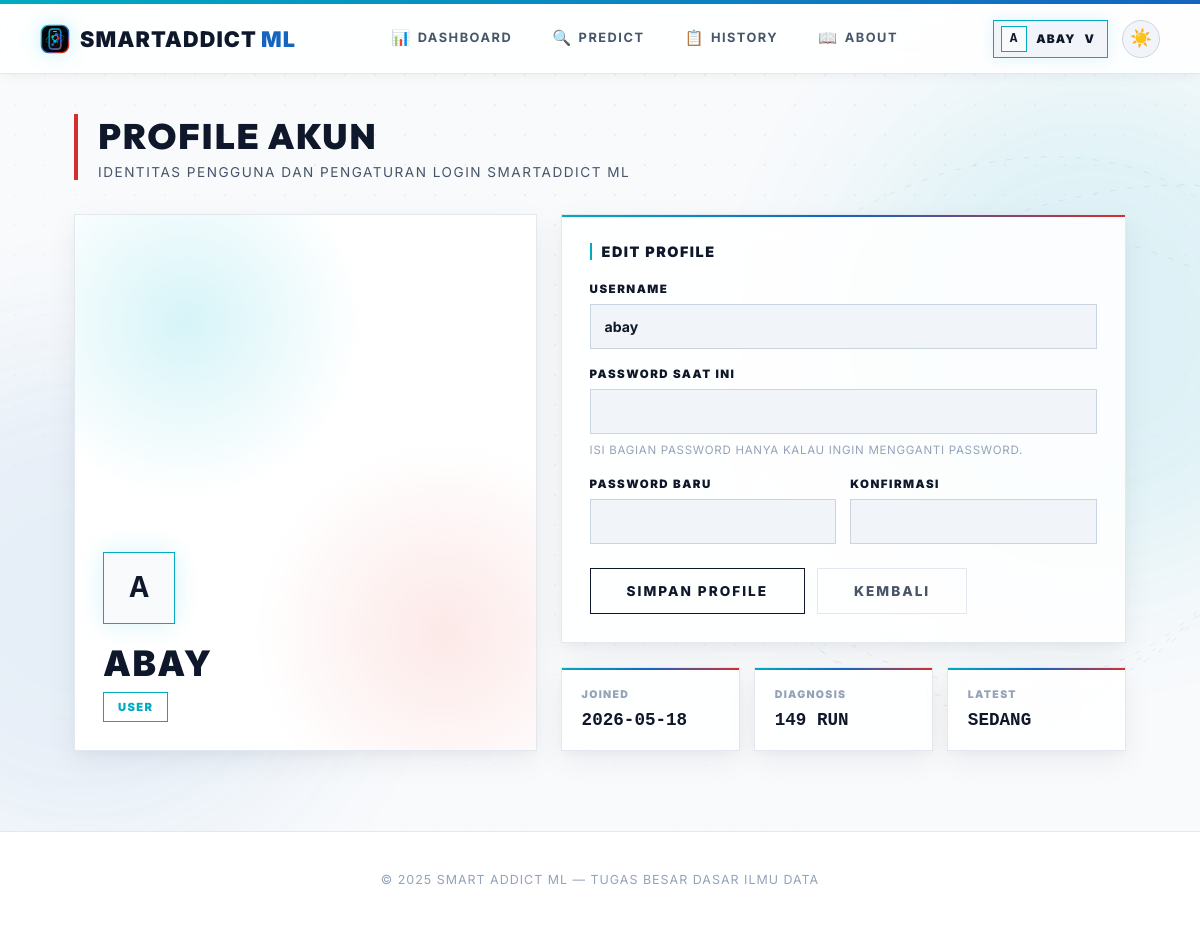
Before: /profile (signed in) with the older database file.
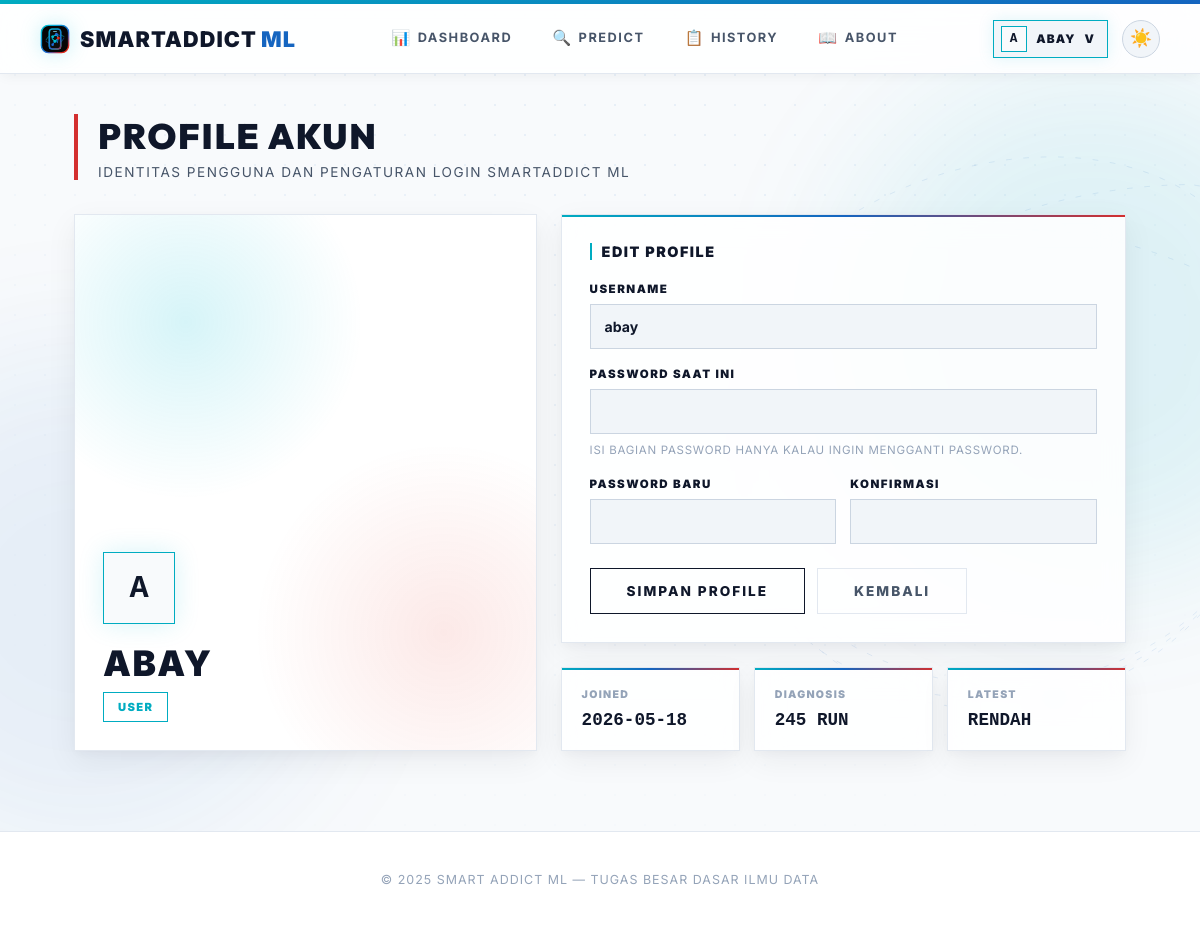
After: the same page with the newer database file.
### smartaddict/models/prediction.py (models this page shows, shortened)
class Prediction(db.Model):
    id = db.Column(db.Integer, primary_key=True)
    user_id = db.Column(db.Integer, db.ForeignKey("user.id"), nullable=False)
    model_name = db.Column(db.String(50), nullable=False)
    input_values = db.Column(db.Text, nullable=False)
    result = db.Column(db.String(20), nullable=False)
    prediction_raw = db.Column(db.Integer, nullable=False)
    timestamp = db.Column(db.DateTime, default=datetime.utcnow)

### smartaddict/routes/user_routes.py (the view, shortened to what this page needs)
@user_bp.route("/profile", methods=["GET", "POST"], endpoint='profile')
@login_required
def profile():
    prediction_count = Prediction.query.filter_by(user_id=current_user.id).count()
    latest_prediction = Prediction.query.filter_by(user_id=current_user.id).order_by(Prediction.timestamp.desc()).first()
    return render_template(
        "profile.html",
        active_page='profile',
        prediction_count=prediction_count,
        latest_prediction=latest_prediction,
    )

### app.py (called while the page is built)
@app.after_request
def add_no_cache(response):
    response.headers['Cache-Control'] = 'no-store, no-cache, must-revalidate, max-age=0'
    response.headers['Pragma'] = 'no-cache'
    response.headers['Expires'] = '0'
    return response

@login_manager.user_loader
def load_user(user_id):
    try:
        return User.query.get(int(user_id))
    except Exception:
        return None

### smartaddict/models/user.py (called while the page is built)
    @property
    def is_admin(self):
        return self.role == "admin"

### templates/profile.html (shortened to what this page needs)
{% extends "base.html" %}
{% block content %}
<main class="content">
    <div class="page-header">
        <h1>PROFILE AKUN</h1>
        <p>IDENTITAS PENGGUNA DAN PENGATURAN LOGIN SMARTADDICT ML</p>
    </div>
    <div class="profile-grid">
        <section class="profile-visual">
            <div id="profile3d" aria-hidden="true"></div>
            <div class="profile-identity">
                <div class="profile-avatar-large">{{ current_user.username[0]|upper }}</div>
                <h2>{{ current_user.username }}</h2>
                <span class="role-badge">{{ current_user.role }}</span>
            </div>
        </section>
        <section>
            <div class="profile-panel">
                <div class="panel-title">Edit Profile</div>
                <form method="post" class="form-grid">
                    <div class="form-group">
                        <label class="form-label" for="username">Username</label>
                        <input class="form-input" id="username" name="username" value="{{ current_user.username }}" maxlength="80" required>
                    </div>
                    <div class="form-group">
                        <label class="form-label" for="current_password">Password Saat Ini</label>
                        <input class="form-input" id="current_password" name="current_password" type="password" autocomplete="current-password">
                        <div class="form-note">Isi bagian password hanya kalau ingin mengganti password.</div>
                    </div>
                    <div class="password-grid">
                        <div class="form-group">
                            <label class="form-label" for="new_password">Password Baru</label>
                            <input class="form-input" id="new_password" name="new_password" type="password" autocomplete="new-password">
                        </div>
                        <div class="form-group">
                            <label class="form-label" for="confirm_password">Konfirmasi</label>
                            <input class="form-input" id="confirm_password" name="confirm_password" type="password" autocomplete="new-password">
                        </div>
                    </div>
                    <div class="profile-actions">
                        <button type="submit" class="btn-primary">Simpan Profile</button>
                        <a href="{{ url_for('user.dashboard') }}" class="btn-secondary">Kembali</a>
                    </div>
                </form>
            </div>
            <div class="profile-stats">
                <div class="profile-stat">
                    <span>Joined</span>
                    <strong>{{ current_user.created_at.strftime('%Y-%m-%d') }}</strong>
                </div>
                <div class="profile-stat">
                    <span>Diagnosis</span>
                    <strong>{{ prediction_count }} Run</strong>
                </div>
                <div class="profile-stat">
                    <span>Latest</span>
                    <strong>{% if latest_prediction %}{{ latest_prediction.result }}{% else %}None{% endif %}</strong>
                </div>
            </div>
        </section>
    </div>
</main>
{% endblock %}

Changed rows visible on the page:
no longer on this page (row unchanged): Prediction: result "SEDANG"
added Prediction: result "RENDAH"
Other visible differences:
{{ prediction_count }}: "149" → "245"
